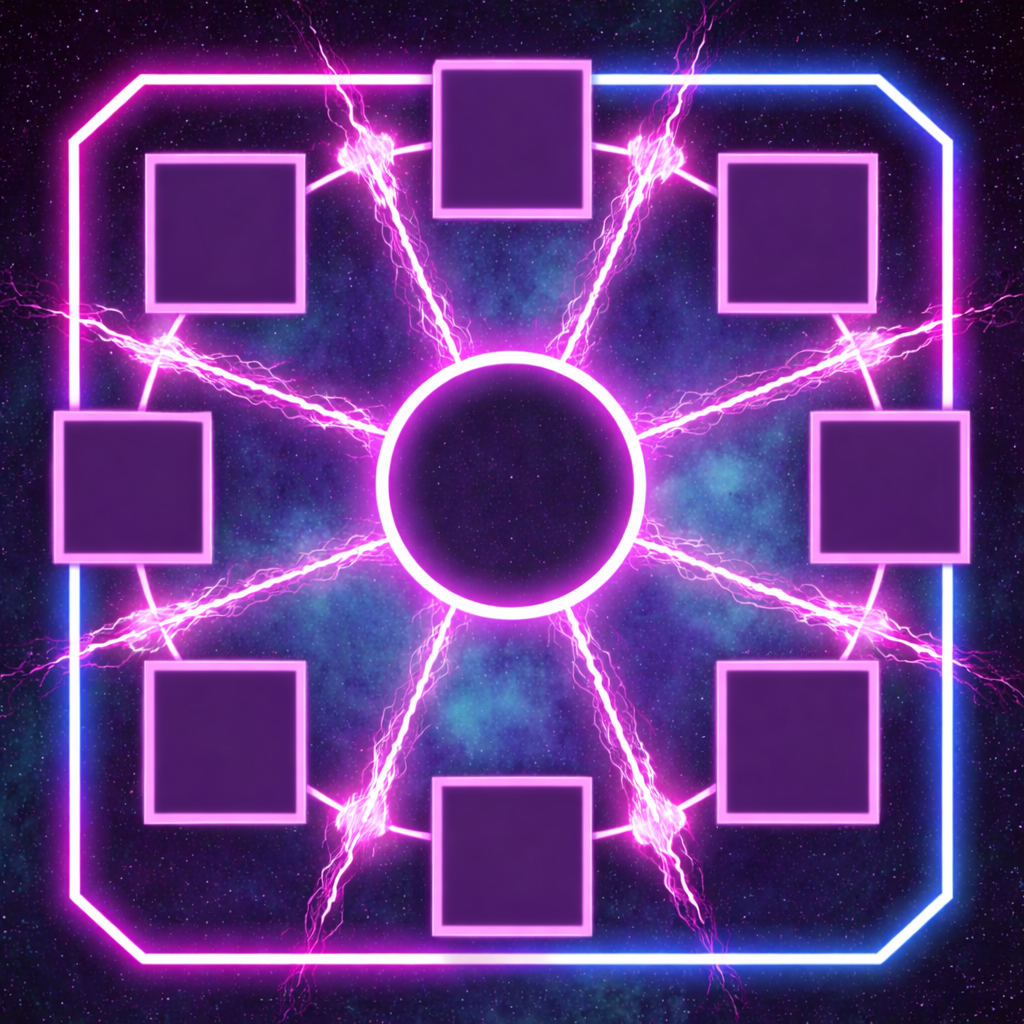

Reproduce this figure in Python.
from flask import Flask, request, jsonify, send_file
import requests
from PIL import Image
from io import BytesIO
from concurrent.futures import ThreadPoolExecutor
import os

app = Flask(__name__)
executor = ThreadPoolExecutor(max_workers=12)
session = requests.Session()

# ================================
# [★] FLASH OUTFIT API
# [★] DEVELOPED BY: FLASH
# ================================

API_KEYS = ["Flash2hour", "DENGER"]  # Add multiple keys: ["FLASH", "key2"]
BACKGROUND_FILENAME = "Flash.png"
CANVAS_SIZE = (860, 860)
IMAGE_TIMEOUT = 8

# --- SERVERS (Auto-try order) ---
SERVERS = ["sg", "br", "me", "pk", "ind", "us", "sac", "cis", "bd", "tw", "th"]

# --- ICON API ---
ICON_URL = "https://cdn.jsdelivr.net/gh/ShahGCreator/icon@main/PNG/{item_id}.png"

# --- OUTFIT CATEGORIES ---
# IMPORTANT: Mask must come BEFORE Head!
# Both use "211" prefix and in equipedskills list
# mask ID (211036xxx) comes before head ID (211000xxx).
# Via used_ids mechanism:
#   - First "211" match → Mask
#   - Second "211" match → Head
OUTFIT_SLOTS = [
    {
        "name": "Head",
        "prefix": "211",
        "default": "211000000",
        "pos": {'x': 350, 'y': 45, 'width': 150, 'height': 150} # Top
    },
    {
        "name": "Face Paint",
        "prefix": "214",
        "default": "214000000",
        "pos": {'x': 595, 'y': 125, 'width': 150, 'height': 150} # Top Right
    },
    {
        "name": "Mask",
        "prefix": "211",
        "default": "208000000",
        "pos": {'x': 675, 'y': 335, 'width': 150, 'height': 150} # Right
    },
    {
        "name": "Top",
        "prefix": "203",
        "default": "203000000",
        "pos": {'x': 590, 'y': 553, 'width': 150, 'height': 150} # Bottom Right
    },
    {
        "name": "Bottom",
        "prefix": "204",
        "default": "204000000",
        "pos": {'x': 350, 'y': 650, 'width': 150, 'height': 150} # Bottom
    },
    {
        "name": "Shoes",
        "prefix": "205",
        "default": "205000000",
        "pos": {'x': 115, 'y': 545, 'width': 150, 'height': 150} # Bottom Left
    },
    {
        "name": "Weapon",
        "prefix": "907",
        "default": None, 
        "pos": {'x': 35, 'y': 345, 'width': 150, 'height': 150} # Left (Khali Octagon)
    },
    {
        "name": "Bundle",
        "prefix": "203",
        "default": "212000000",
        "pos": {'x': 115, 'y': 125, 'width': 150, 'height': 150} # Top Left
    }
]

def remove_black_background(img):
    img = img.convert("RGBA")
    datas = img.getdata()
    new_data = []
    for item in datas:
        if item[0] == 0 and item[1] == 0 and item[2] == 0:
            new_data.append((0, 0, 0, 0))
        else:
            new_data.append(item)
    img.putdata(new_data)
    return img

def fetch_player_info(uid: str, region: str = None):
    # Agar region diya gaya hai, toh sirf wahi check karega
    # Agar nahi diya gaya, toh purani list (SERVERS) use karega
    target_servers = [region] if region else SERVERS
    
    for server in target_servers:
        try:
            url = f"https://flash-player-info.vercel.app/info?uid={uid}&key=Flash"
            resp = session.get(url, timeout=IMAGE_TIMEOUT)
            if resp.status_code == 200:
                data = resp.json()
                if data and isinstance(data, dict):
                    if data.get("error") or data.get("status") == "error":
                        continue
                    profile = data.get("profileInfo", {})
                    # Check for clothes array in profileInfo
                    if profile.get("clothes"):
                        print(f"  [✓] Server found: {server} (UID: {uid})")
                        return data
                    if data.get("basicInfo") or data.get("profileInfo"):
                        print(f"  [✓] Server found: {server} (UID: {uid}) - Outfit data may be missing")
                        return data
        except Exception:
            continue
    return None


def extract_outfit_ids(player_data: dict) -> list:
    """Extract equipped item IDs from player data.
    
    API response format:
      profileInfo.clothes: [203000482, 211000049, 214041002, 205000059, 204000181, 211000017]
        → top, head/mask, face paint, shoes, bottom, head/mask
      basicInfo.weaponSkinShows: [912049002]
        → weapon/loot crate
    """
    if not player_data:
        return []

    # 1. Outfit IDs (profileInfo.clothes) - FIXED: Changed from equipedskills to clothes
    outfit_ids = []
    profile = player_data.get("profileInfo", {})
    if profile.get("clothes"):
        outfit_ids = profile.get("clothes", [])
    
    # Also check other possible locations
    if not outfit_ids:
        outfit_ids = (
            player_data.get("profileinfo", {}).get("clothes") or
            player_data.get("AccountProfileInfo", {}).get("Clothes") or
            []
        )

    if isinstance(outfit_ids, dict):
        outfit_ids = list(outfit_ids.values())

    all_ids = [str(oid) for oid in outfit_ids if oid]

    # 2. Weapon & Animation IDs (basicInfo.weaponSkinShows) - FIXED: Changed from weaponskinshows to weaponSkinShows
    weapon_ids = player_data.get("basicInfo", {}).get("weaponSkinShows", [])
    if isinstance(weapon_ids, dict):
        weapon_ids = list(weapon_ids.values())
    for wid in weapon_ids:
        str_wid = str(wid)
        if str_wid not in all_ids:
            all_ids.append(str_wid)

    print(f"  [i] Extracted IDs: {all_ids}")
    return all_ids


def fetch_icon_image(item_id: str):
    """Download a single item icon."""
    url = ICON_URL.format(item_id=item_id)
    try:
        resp = session.get(url, timeout=IMAGE_TIMEOUT)
        if resp.status_code == 200:
            return Image.open(BytesIO(resp.content)).convert("RGBA")
    except Exception:
        pass
    return None


def find_item_for_slot(slot: dict, outfit_ids: list, used_ids: set) -> str | None:
    """Find appropriate item ID for a slot."""
    prefix = slot["prefix"]

    # Search for matching category in player's equipped items
    for oid in outfit_ids:
        if oid.startswith(prefix) and oid not in used_ids:
            used_ids.add(oid)
            return oid

    # If not found, use default (if available)
    if slot["default"]:
        return slot["default"]

    return None


@app.route('/outfit', methods=['GET'])
def make_outfit():
    uid = request.args.get('uid')
    key = request.args.get('key')
    region = request.args.get('region') # Naya parameter

    if key not in API_KEYS:
        return jsonify({'error': 'Invalid API Key', 'status': 'unauthorized'}), 401
    
    if not uid:
        return jsonify({'error': 'Missing uid parameter', 'status': 'bad_request'}), 400

    
    print(f"[*] Generating outfit: UID={uid} | Region={region or 'All'}")
    
    player_data = fetch_player_info(uid, region) 
    
    if not player_data:
        return jsonify({'error': f'Player not found in {region or "any region"}', 'status': 'not_found'}), 404

    # 2. Extract equipped item IDs
    outfit_ids = extract_outfit_ids(player_data)
    print(f"  [i] Outfit IDs found: {len(outfit_ids)}")
    if outfit_ids:
        print(f"  [i] IDs: {outfit_ids}")

    # 3. Find matching item for each slot and download icons in parallel
    used_ids = set()
    download_tasks = []

    for slot in OUTFIT_SLOTS:
        item_id = find_item_for_slot(slot, outfit_ids, used_ids)
        if item_id:
            future = executor.submit(fetch_icon_image, item_id)
            download_tasks.append((slot, future, item_id))
        else:
            print(f"  [~] {slot['name']}: Skipped (no item)")

    # 4. Open background image
    bg_path = os.path.join(os.path.dirname(__file__), BACKGROUND_FILENAME)
    try:
        background = Image.open(bg_path).convert("RGBA")
    except FileNotFoundError:
        return jsonify({'error': f'{BACKGROUND_FILENAME} not found! Place it in the OUTFIT folder.'}), 500
    except Exception as e:
        return jsonify({'error': f'Background error: {str(e)}'}), 500

    # Create canvas
    canvas_w, canvas_h = CANVAS_SIZE if CANVAS_SIZE else background.size
    bg_resized = background.resize((canvas_w, canvas_h), Image.LANCZOS)
    canvas = Image.new("RGBA", (canvas_w, canvas_h), (0, 0, 0, 0))
    canvas.paste(bg_resized, (0, 0))

    # 5. Process and paste downloaded icons at their coordinates
    for slot, future, item_id in download_tasks:
        icon_img = future.result()
        if icon_img:
            # Remove black background from the icon
            icon_img = remove_black_background(icon_img)
            
            pos = slot["pos"]
            icon_resized = icon_img.resize((pos['width'], pos['height']), Image.LANCZOS)
            paste_y = max(0, pos['y'])
            canvas.paste(icon_resized, (pos['x'], paste_y), icon_resized)
            print(f"  [✓] {slot['name']}: {item_id}")
        else:
            print(f"  [✗] {slot['name']}: Icon download failed ({item_id})")

    # 6. Send as PNG
    output = BytesIO()
    canvas.save(output, format='PNG', optimize=True)
    output.seek(0)

    print(f"  [✓] Outfit image generated!")
    return send_file(output, mimetype='image/png')


@app.route('/', methods=['GET'])
def home():
    return jsonify({
        'api': 'FLASH OUTFIT API',
        'usage': '/outfit?uid=3419823759&key=Flash',
        'status': 'online'
    })


if __name__ == '__main__':
    print("=" * 50)
    print("  FLASH OUTFIT API")
    print("  Port: 5000")
    print(f"  Usage: http://100.88.95.201:5000/outfit?uid=3419823759&key={API_KEYS[0]}")
    print("=" * 50)
    app.run(host='0.0.0.0', port=5000, debug=True)
